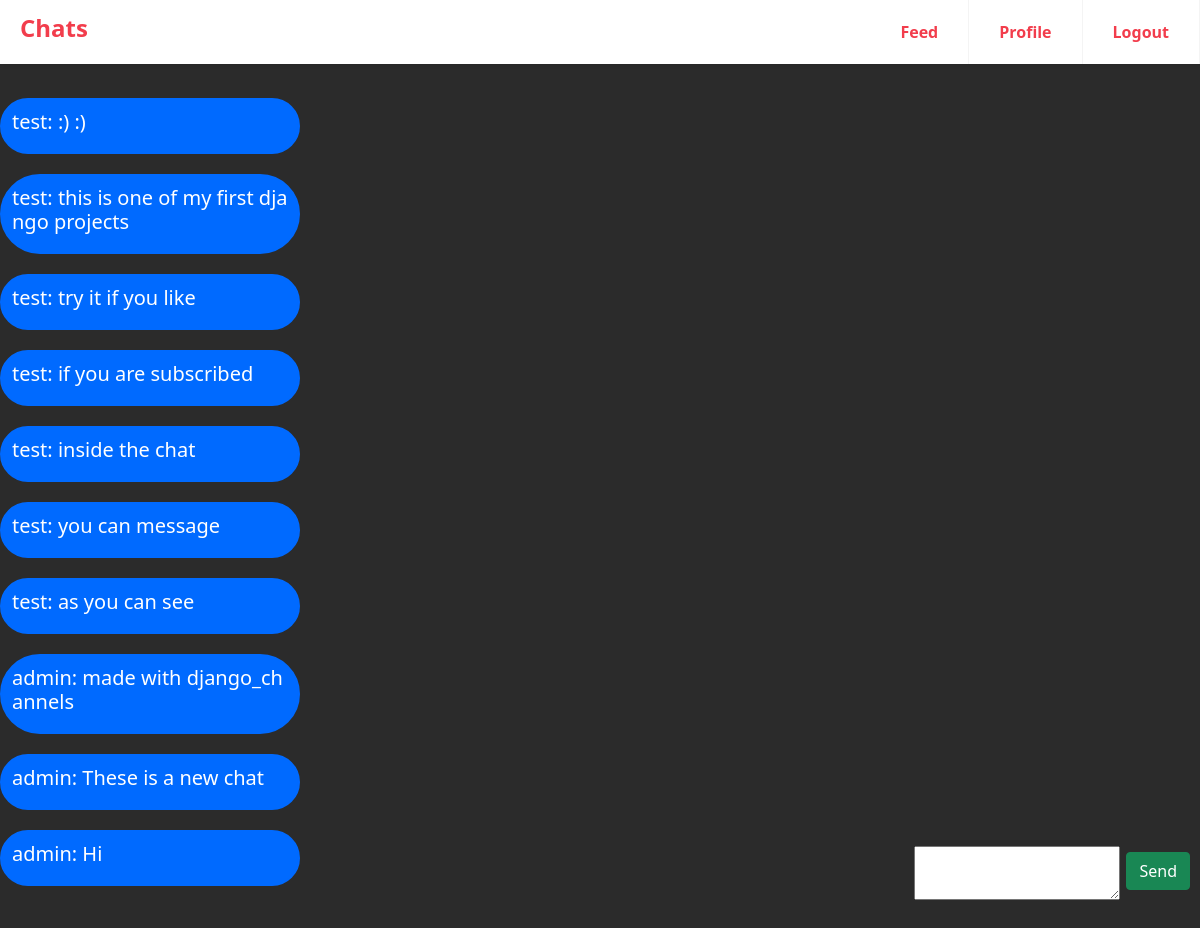
Screenshot of /chats/Muay Thai/ (signed in) with the database file from the repository.
### chats/models.py (models this page shows, shortened)
class SubMessage(models.Model):
    user = models.ForeignKey(User, on_delete=models.CASCADE)
    room = models.ForeignKey(Room, on_delete=models.CASCADE)
    message = models.CharField(max_length=500)
    timestamp = models.DateTimeField(auto_now_add=True)

### chats/views.py (the view)
# urls.py: path('<str:room_name>/', room_chat, name='room_chat'),
@login_required
def room_chat(request, room_name):
    room = room_name.replace(" ", "")
    chats = Room.objects.all()
    state = 0
    for chat in chats:
        if request.user in chat.subscribers.all() and chat.room_name == room_name:
            state = 1
    latest_messages =  SubMessage.objects.all().order_by("-timestamp")
    return render(request, 'room.html', {'room_name': room, 'state': state, 'current_room':room_name, 'last_ten_messages':latest_messages})

### chats/templates/room.html (shortened to what this page needs)
{% extends 'chats_base.html' %}
{% load static %}
{% block content %}
<br>
    {% if state == 1 %}
    <textarea id="chat-message-input" type="text"></textarea><br>
    <button id="chat-message-submit" class="btn btn-success btn-mess-sub" type="button" value="Send">Send</button>
    <div class="mess-log-div">
    {% for mess in last_ten_messages.all %}
    <div class="mess-log"><h5>{{ mess.user }}: {{ mess.message }}</h5></div>
    {% endfor %}
    </div>
    <div id="chat-log"></div><br>
    {% else %}
    <h5 class="sub-to-chat">Subcribe to Chat</h5>
    <script> document.body.style.textAlign = "center";</script>
    {% endif %}
{% endblock %}

### chats/static/css/chats_base.css (style rules this page uses)
html { height: 100%; }
body { min-height: 100%; min-width: 100%; background-repeat: no-repeat; background-size: cover; }
.mess-log { padding: 10px; height:auto; width: auto; max-width: 300px; border:solid 2px #006AFF; border-radius: 50px; color: white; background-color: #006AFF; margin-bottom: 20px; font-size: 20px; word-wrap: break-word; word-break: break-all; }
.mess-log-div { margin-top:50px; }
#chat-message-input { bottom: 10px; right: 80px; min-width: 200px; width: auto; position:fixed; height: auto; word-wrap: break-word; word-break: break-all; overflow-wrap: break-word; margin-bottom: 20px; }
.btn-mess-sub { position:fixed; bottom: 40px; right: 10px; }

### rows the page displays
SubMessage: user "test", message ":) :)"
SubMessage: user "test", message "this is one of my first django projects"
SubMessage: user "test", message "try it if you like"
SubMessage: user "test", message "if you are subscribed"
SubMessage: user "test", message "inside the chat"
SubMessage: user "test", message "you can message"
SubMessage: user "test", message "as you can see"
SubMessage: user "admin", message "made with django_channels"
SubMessage: user "admin", message "These is a new chat"
SubMessage: user "admin", message "Hi"
